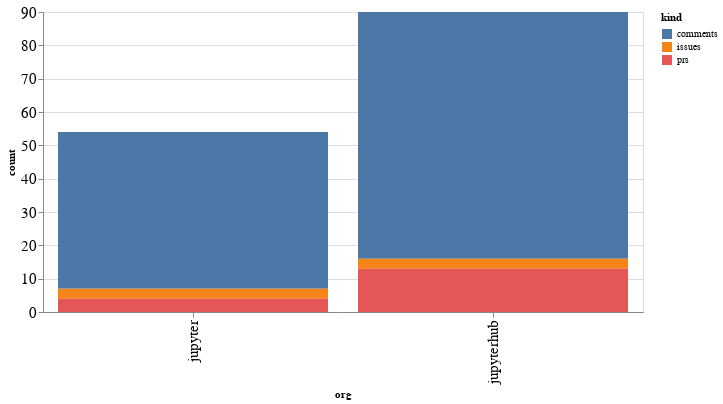

Notebook code for this chart:
### Code cell
alt.Chart(org_summaries, width=600).mark_bar().encode(
    x='org',
    y='count',
    color='kind',
    tooltip="org"
)

### Figure 1 — Vega-Lite specification as saved in the notebook (floating-point values rounded to 4 significant figures)
{"config": {"axisLeft": {"labelFontSize": 15}, "axisBottom": {"labelFontSize": 15}}, "data": {"name": "data-7503dded23bb54a42bae665d844a5749"}, "mark": "bar", "encoding": {"color": {"type": "nominal", "field": "kind"}, "tooltip": {"type": "nominal", "field": "org"}, "x": {"type": "nominal", "field": "org"}, "y": {"type": "quantitative", "field": "count"}}, "width": 600, "$schema": "https://vega.github.io/schema/vega-lite/v4.8.1.json", "datasets": {"data-7503dded23bb54a42bae665d844a5749": [{"org": "jupyter", "kind": "comments", "count": 47}, {"org": "jupyter", "kind": "issues", "count": 3}, {"org": "jupyter", "kind": "prs", "count": 4}, {"org": "jupyterhub", "kind": "comments", "count": 74}, {"org": "jupyterhub", "kind": "issues", "count": 3}, {"org": "jupyterhub", "kind": "prs", "count": 13}]}}
